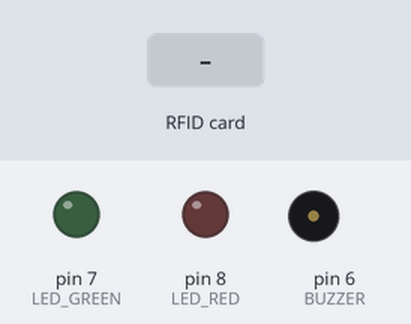
Simulated run of this sketch. Board: Arduino Uno, built with avr-gcc and run on an emulated ATmega328P. Shown: output pins drawn as LEDs (lit = HIGH), buzzer (waves = sounding). Inputs (shaded band) come from the test bench. Pins used as bus, display or sensor lines are not drawn; what the sketch prints to the serial monitor is not drawn.

Above: at 1.2 s.
1.3 s: RFID card DE AD BE EF held to the reader
At 2.1 s:
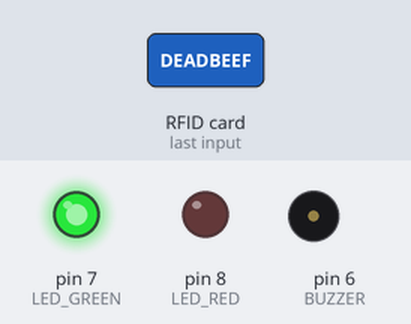
3.8 s: RFID card 5E 7A 19 C4 held to the reader
At 4.06 s:
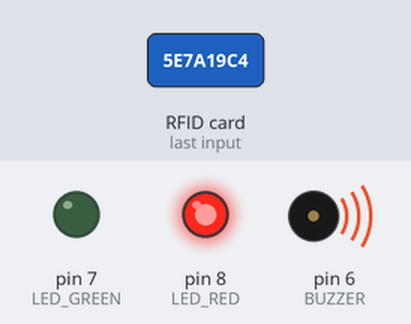
6.3 s: RFID card 12 34 56 78 held to the reader
At 6.42 s:
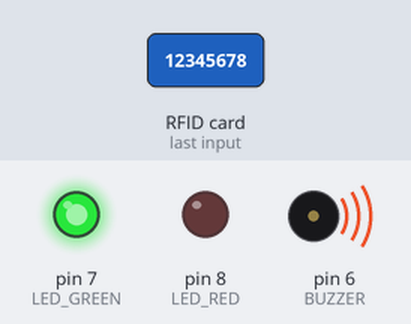
Timing chart, 0 to 9.3 s (numbered marks = the images above; inputs shaded):
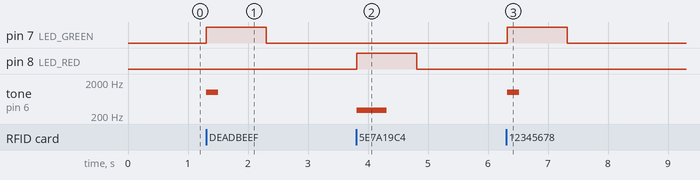

The sketch:

RFID__.ino
```cpp
/*
 * 实验名称：RFID RC522 读卡
 * 实验目的：读取 RFID 卡片 UID，实现门禁控制
 *
 * 需要安装库：MFRC522（by GithubCommunity）
 *
 * 硬件连接（SPI 接口）：
 *   SDA(SS) → D10
 *   SCK     → D13
 *   MOSI    → D11
 *   MISO    → D12
 *   IRQ     → 不接
 *   GND     → GND
 *   RST     → D9
 *   3.3V    → 3.3V（注意：RC522 工作电压 3.3V！）
 */

#include <SPI.h>
#include <MFRC522.h>

#define SS_PIN  10
#define RST_PIN 9

MFRC522 rfid(SS_PIN, RST_PIN);

// 授权卡片 UID（修改为你的卡片 UID）
byte authorizedUID[][4] = {
  {0xDE, 0xAD, 0xBE, 0xEF},  // 卡片1
  {0x12, 0x34, 0x56, 0x78}   // 卡片2
};
const int NUM_CARDS = 2;

const int LED_GREEN = 7;
const int LED_RED   = 8;
const int BUZZER    = 6;

void setup() {
  SPI.begin();
  rfid.PCD_Init();

  pinMode(LED_GREEN, OUTPUT);
  pinMode(LED_RED, OUTPUT);
  pinMode(BUZZER, OUTPUT);

  Serial.begin(9600);
  Serial.println("RFID RC522 门禁系统");
  Serial.println("请刷卡...");
}

void loop() {
  if (!rfid.PICC_IsNewCardPresent() || !rfid.PICC_ReadCardSerial()) {
    return;
  }

  // 打印 UID
  Serial.print("卡片 UID: ");
  String uidStr = "";
  for (byte i = 0; i < rfid.uid.size; i++) {
    if (rfid.uid.uidByte[i] < 0x10) Serial.print("0");
    Serial.print(rfid.uid.uidByte[i], HEX);
    Serial.print(" ");
    uidStr += String(rfid.uid.uidByte[i], HEX);
  }
  Serial.println();

  // 验证权限
  if (isAuthorized(rfid.uid.uidByte, rfid.uid.size)) {
    Serial.println("✓ 授权通过！");
    digitalWrite(LED_GREEN, HIGH);
    tone(BUZZER, 1000, 200);
    delay(1000);
    digitalWrite(LED_GREEN, LOW);
  } else {
    Serial.println("✗ 拒绝访问！");
    digitalWrite(LED_RED, HIGH);
    tone(BUZZER, 300, 500);
    delay(1000);
    digitalWrite(LED_RED, LOW);
  }

  rfid.PICC_HaltA();
  rfid.PCD_StopCrypto1();
}

bool isAuthorized(byte *uid, byte size) {
  for (int i = 0; i < NUM_CARDS; i++) {
    bool match = true;
    for (byte j = 0; j < 4 && j < size; j++) {
      if (uid[j] != authorizedUID[i][j]) {
        match = false;
        break;
      }
    }
    if (match) return true;
  }
  return false;
}
```

Measured:
- after the input at 1.3 s, pin 7 (LED_GREEN): LOW → HIGH at once, → LOW 1.0 s later; tone on pin 6 (BUZZER): silent → 1000 Hz at once, → silent 0.20 s later
- after the input at 3.8 s, pin 8 (LED_RED): LOW → HIGH at once, → LOW 1.0 s later; tone on pin 6 (BUZZER): silent → 300 Hz at once, → silent 0.50 s later
- after the input at 6.3 s, pin 7 (LED_GREEN): LOW → HIGH at once, → LOW 1.0 s later; tone on pin 6 (BUZZER): silent → 1000 Hz at once, → silent 0.20 s later
